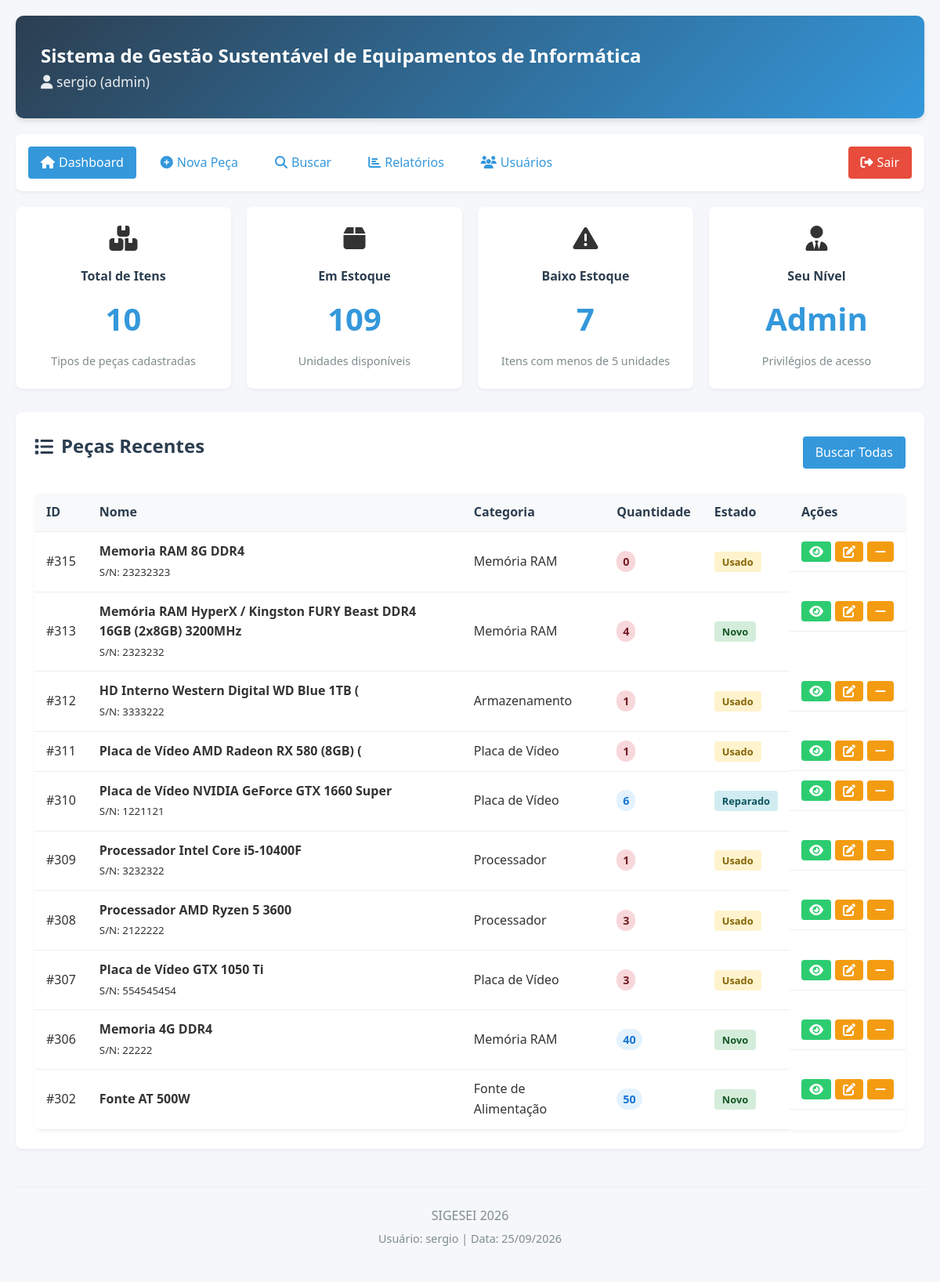
The page /index.php (signed in) on the database its author committed.
### tables this page shows
CREATE TABLE `pecas` (
  `id` int NOT NULL AUTO_INCREMENT,
  `nome` varchar(200) NOT NULL,
  `descricao` text,
  `categoria_id` int DEFAULT NULL,
  `quantidade` int NOT NULL DEFAULT '0',
  `estado` enum('novo','usado','reparado','danificado') NOT NULL,
  `localizacao` varchar(100) DEFAULT NULL,
  `numero_serie` varchar(100) DEFAULT NULL,
  `data_aquisicao` date DEFAULT NULL,
  `data_cadastro` timestamp NULL DEFAULT CURRENT_TIMESTAMP,
  `observacoes` text,
  `usuario_id` int DEFAULT NULL,
  PRIMARY KEY (`id`),
  KEY `categoria_id` (`categoria_id`),
  KEY `usuario_id` (`usuario_id`),
  CONSTRAINT `pecas_ibfk_1` FOREIGN KEY (`categoria_id`) REFERENCES `categorias` (`id`) ON DELETE SET NULL,
  CONSTRAINT `pecas_ibfk_2` FOREIGN KEY (`usuario_id`) REFERENCES `usuarios` (`id`)
);

CREATE TABLE `categorias` (
  `id` int NOT NULL AUTO_INCREMENT,
  `nome` varchar(100) NOT NULL,
  `descricao` text,
  `created_at` timestamp NULL DEFAULT CURRENT_TIMESTAMP,
  PRIMARY KEY (`id`)
);

### includes/auth.php (called while the page is built, shortened)
<?php
class Auth
{
    public static function estaLogado()
    {
        return isset($_SESSION['usuario_id']) && $_SESSION['usuario_logado'] === true;
    }
    public static function temNivel($nivelRequerido)
    {
        $nivelUsuario = $_SESSION['usuario_nivel'] ?? 'tecnico';
        return (self::NIVEIS[$nivelUsuario] ?? 0) >= (self::NIVEIS[$nivelRequerido] ?? 99);
    }
    public static function usuarioAtual()
    {
        return [
            'id'    => $_SESSION['usuario_id'],
            'nome'  => $_SESSION['usuario_nome'],
            'email' => $_SESSION['usuario_email'],
            'nivel' => $_SESSION['usuario_nivel'],
        ];
    }
}

### includes/funcoes.php (called while the page is built, shortened)
<?php
class Funcoes
{
    public static function listarPecas($filtro = '')
    {
        $db  = Conexao::getConexao();
        $sql = "SELECT p.*, c.nome AS categoria_nome
                FROM pecas p
                LEFT JOIN categorias c ON p.categoria_id = c.id";
        $sql .= " ORDER BY p.data_cadastro DESC";
        $stmt = $db->prepare($sql);
        $stmt->execute();
        return $stmt->fetchAll();
    }
    public static function obterEstatisticas()
    {
        $db = Conexao::getConexao();
        $totalPecas = $db->query("SELECT COUNT(*) AS total FROM pecas")->fetch()['total'];
        $totalEstoque = $db->query("SELECT SUM(quantidade) AS total FROM pecas")->fetch()['total'] ?? 0;
        $baixoEstoque = $db->query("SELECT COUNT(*) AS total FROM pecas WHERE quantidade < 5")->fetch()['total'];
        $sqlUltimaEntrada = "SELECT h.*, p.nome AS peca_nome
                             FROM historico h
                             LEFT JOIN pecas p ON h.peca_id = p.id
                             WHERE h.tipo_movimentacao = 'entrada'
                             ORDER BY h.data_movimentacao DESC
                             LIMIT 1";
        $sqlUltimaSaida = "SELECT h.*, p.nome AS peca_nome
                           FROM historico h
                           LEFT JOIN pecas p ON h.peca_id = p.id
                           WHERE h.tipo_movimentacao IN ('saida', 'uso', 'descarte')
                           ORDER BY h.data_movimentacao DESC
                           LIMIT 1";
        $sqlMaisMovimentadas = "SELECT p.nome, COUNT(h.id) AS total_movimentacoes
                                FROM historico h
                                LEFT JOIN pecas p ON h.peca_id = p.id
                                GROUP BY h.peca_id
                                ORDER BY total_movimentacoes DESC
                                LIMIT 5";
        return [
            'total_pecas'       => $totalPecas,
            'total_estoque'     => $totalEstoque,
            'baixo_estoque'     => $baixoEstoque,
            'ultima_entrada'    => $db->query($sqlUltimaEntrada)->fetch(),
            'ultima_saida'      => $db->query($sqlUltimaSaida)->fetch(),
            'mais_movimentadas' => $db->query($sqlMaisMovimentadas)->fetchAll(),
        ];
    }
}

### index.php (the view, shortened to what this page needs)
<?php
require_once __DIR__ . '/includes/auth.php';
require_once __DIR__ . '/includes/funcoes.php';
$usuario = Auth::usuarioAtual();
$estatisticas = Funcoes::obterEstatisticas();
$totalPecas   = $estatisticas['total_pecas'];
$totalEstoque = $estatisticas['total_estoque'];
$baixoEstoque = $estatisticas['baixo_estoque'];
$pecas = Funcoes::listarPecas('');
function classeDoEstado(string $estado): string
{
    return match ($estado) {
        'novo'       => 'estado-novo',
        'usado'      => 'estado-usado',
        'reparado'   => 'estado-reparado',
        'danificado' => 'estado-danificado',
        default      => '',
    };
}
?>
<!DOCTYPE html>
<html lang="pt-BR">
<head>
    <link rel="stylesheet" href="css/estilo.css">
    <link rel="stylesheet" href="https://cdnjs.cloudflare.com/ajax/libs/font-awesome/6.4.0/css/all.min.css">
</head>
<body>
    <div class="container">
        <header>
            <h2><?php echo SITE_DESCRICAO; ?></h2>
            <p class="subtitle">
                <i class="fas fa-user"></i>
                <?php echo htmlspecialchars($usuario['nome']); ?>
                <span class="nivel-usuario">(<?php echo $usuario['nivel']; ?>)</span>
            </p>
        </header>
        <nav class="navbar">
            <a href="index.php" class="active"><i class="fas fa-home"></i> Dashboard</a>
            <a href="cadastrar.php"><i class="fas fa-plus-circle"></i> Nova Peça</a>
            <a href="buscar.php"><i class="fas fa-search"></i> Buscar</a>
            <?php if (Auth::temNivel('supervisor')): ?>
                <a href="relatorios.php"><i class="fas fa-chart-bar"></i> Relatórios</a>
            <?php endif; ?>
            <?php if (Auth::temNivel('admin')): ?>
                <a href="usuarios.php"><i class="fas fa-users"></i> Usuários</a>
            <?php endif; ?>
            <a href="logout.php" style="margin-left: auto; background: #e74c3c; color: white;">
                <i class="fas fa-sign-out-alt"></i> Sair
            </a>
        </nav>
        <main>
            <div class="dashboard-stats">
                <div class="stat-card">
                    <div class="stat-icon stat-icon-azul">
                        <i class="fas fa-boxes fa-2x"></i>
                    </div>
                    <h3>Total de Itens</h3>
                    <p class="stat-number"><?php echo $totalPecas; ?></p>
                    <p class="stat-desc">Tipos de peças cadastradas</p>
                </div>
                <div class="stat-card">
                    <div class="stat-icon stat-icon-verde">
                        <i class="fas fa-box fa-2x"></i>
                    </div>
                    <h3>Em Estoque</h3>
                    <p class="stat-number"><?php echo $totalEstoque; ?></p>
                    <p class="stat-desc">Unidades disponíveis</p>
                </div>
                <div class="stat-card">
                    <div class="stat-icon stat-icon-vermelho">
                        <i class="fas fa-exclamation-triangle fa-2x"></i>
                    </div>
                    <h3>Baixo Estoque</h3>
                    <p class="stat-number"><?php echo $baixoEstoque; ?></p>
                    <p class="stat-desc">Itens com menos de 5 unidades</p>
                </div>
                <div class="stat-card">
                    <div class="stat-icon stat-icon-roxo">
                        <i class="fas fa-user-tie fa-2x"></i>
                    </div>
                    <h3>Seu Nível</h3>
                    <p class="stat-number stat-number-menor"><?php echo ucfirst($usuario['nivel']); ?></p>
                    <p class="stat-desc">Privilégios de acesso</p>
                </div>
            </div>
            <div class="dashboard-section">
                <div class="section-header">
                    <h2><i class="fas fa-list"></i> Peças Recentes</h2>
                    <a href="buscar.php" class="btn-primary">Buscar Todas</a>
                </div>
                <?php if (empty($pecas)): ?>
                    <div class="empty-state">
                        <i class="fas fa-box-open fa-3x"></i>
                        <h3>Nenhuma peça cadastrada</h3>
                        <p>Comece cadastrando sua primeira peça</p>
                        <a href="cadastrar.php" class="btn-primary">
                            <i class="fas fa-plus-circle"></i> Cadastrar Primeira Peça
                        </a>
                    </div>
                <?php else: ?>
                    <div class="table-responsive">
                        <table class="pecas-table">
                            <thead>
                                <tr>
                                    <th>ID</th>
                                    <th>Nome</th>
                                    <th>Categoria</th>
                                    <th>Quantidade</th>
                                    <th>Estado</th>
                                    <th>Ações</th>
                                </tr>
                            </thead>
                            <tbody>
                                <?php foreach (array_slice($pecas, 0, 15) as $peca): ?>
                                    <tr>
                                        <td>#<?php echo $peca['id']; ?></td>
                                        <td>
                                            <strong><?php echo htmlspecialchars($peca['nome']); ?></strong>
                                            <?php if (!empty($peca['numero_serie'])): ?>
                                                <br><small>S/N: <?php echo htmlspecialchars($peca['numero_serie']); ?></small>
                                            <?php endif; ?>
                                        </td>
                                        <td><?php echo htmlspecialchars($peca['categoria_nome']); ?></td>
                                        <td>
                                            <span class="quantidade-badge <?php echo $peca['quantidade'] < 5 ? 'estoque-baixo' : ''; ?>">
                                                <?php echo $peca['quantidade']; ?>
                                            </span>
                                        </td>
                                        <td>
                                            <span class="estado-badge <?php echo classeDoEstado($peca['estado']); ?>">
                                                <?php echo ucfirst($peca['estado']); ?>
                                            </span>
                                        </td>
                                        <td class="actions">
                                            <a href="visualizar.php?id=<?php echo $peca['id']; ?>"
                                               class="btn-view" title="Visualizar">
                                                <i class="fas fa-eye"></i>
                                            </a>
                                            <?php if (Auth::temNivel('supervisor')): ?>
                                                <a href="editar.php?id=<?php echo $peca['id']; ?>"
                                                   class="btn-edit" title="Editar">
                                                    <i class="fas fa-edit"></i>
                                                </a>
                                            <?php endif; ?>
                                            <a href="movimentar.php?id=<?php echo $peca['id']; ?>&tipo=saida"
                                               class="btn-warning" title="Retirar">
                                                <i class="fas fa-minus"></i>
                                            </a>
                                        </td>
                                    </tr>
                                <?php endforeach; ?>
                            </tbody>
                        </table>
                    </div>
                <?php endif; ?>
            </div>
        </main>
        <footer>
            <p>SIGESEI <?php echo date('Y'); ?></p>
            <p class="footer-info">
                Usuário: <?php echo htmlspecialchars($usuario['nome']); ?> |
                Data: <?php echo date('d/m/Y'); ?>
            </p>
        </footer>
    </div>
</body>
</html>

### css/estilo.css (style rules this page uses)
* { margin: 0; padding: 0; box-sizing: border-box; }
body { font-family: 'Segoe UI', Tahoma, Geneva, Verdana, sans-serif; line-height: 1.6; color: #333; background-color: #f5f7fa; }
.container { max-width: 1200px; margin: 0 auto; padding: 20px; }
header { background: linear-gradient(135deg, #2c3e50 0%, #3498db 100%); color: white; padding: 2rem; border-radius: 10px; margin-bottom: 20px; box-shadow: 0 4px 6px rgba(0, 0, 0, 0.1); }
.subtitle { font-size: 1.1rem; opacity: 0.9; font-weight: 300; }
.navbar { background: white; padding: 1rem; border-radius: 8px; margin-bottom: 20px; display: flex; gap: 15px; align-items: center; box-shadow: 0 2px 4px rgba(0, 0, 0, 0.05); }
.navbar a { text-decoration: none; color: #3498db; padding: 8px 16px; border-radius: 4px; transition: all 0.3s ease; display: flex; align-items: center; gap: 5px; }
.navbar a.active { background-color: #3498db; color: white; }
.dashboard-stats { display: grid; grid-template-columns: repeat(auto-fit, minmax(250px, 1fr)); gap: 20px; margin-bottom: 30px; }
.stat-card { background: white; padding: 1.5rem; border-radius: 8px; box-shadow: 0 2px 4px rgba(0, 0, 0, 0.05); text-align: center; transition: transform 0.3s ease; }
.stat-card h3 { color: #2c3e50; font-size: 1rem; margin-bottom: 10px; display: flex; align-items: center; justify-content: center; gap: 8px; }
.stat-number { font-size: 2.5rem; font-weight: bold; color: #3498db; margin: 10px 0; }
.stat-desc { color: #7f8c8d; font-size: 0.9rem; }
.table-responsive { overflow-x: auto; background: white; border-radius: 8px; box-shadow: 0 2px 4px rgba(0, 0, 0, 0.05); }
.pecas-table { width: 100%; border-collapse: collapse; }
.pecas-table th, .pecas-table td { padding: 12px 15px; text-align: left; border-bottom: 1px solid #eee; }
.pecas-table th { background-color: #f8f9fa; font-weight: 600; color: #2c3e50; }
.quantidade-badge { background: #e3f2fd; color: #1976d2; padding: 4px 8px; border-radius: 20px; font-weight: bold; font-size: 0.9rem; }
.estado-badge { padding: 4px 10px; border-radius: 4px; font-size: 0.8rem; font-weight: 600; }
.estado-novo { background: #d4edda; color: #155724; }
.estado-usado { background: #fff3cd; color: #856404; }
.estado-reparado { background: #d1ecf1; color: #0c5460; }
.btn-primary, .btn-secondary, .btn-delete, .btn-view, .btn-edit { padding: 8px 16px; border: none; border-radius: 4px; cursor: pointer; font-weight: 500; text-decoration: none; display: inline-flex; align-items: center; gap: 5px; transition: all 0.3s ease; }
.btn-primary { background: #3498db; color: white; }
.btn-view { background: #2ecc71; color: white; padding: 5px 10px; }
.btn-edit { background: #f39c12; color: white; padding: 5px 10px; }
.actions { display: flex; gap: 5px; }
footer { text-align: center; margin-top: 3rem; padding: 1.5rem; color: #7f8c8d; border-top: 1px solid #eee; }
.footer-info { font-size: 0.9rem; margin-top: 5px; }
.btn-success, .btn-warning, .btn-info, .btn-danger, .btn-link { padding: 10px 20px; border-radius: 4px; text-decoration: none; display: inline-flex; align-items: center; gap: 8px; font-weight: 500; transition: all 0.3s ease; }
.btn-warning { background: #ffc107; color: #212529; }
.dashboard-section { background: white; border-radius: 8px; padding: 1.5rem; margin-bottom: 1.5rem; box-shadow: 0 2px 4px rgba(0,0,0,0.05); }
.dashboard-section h2 { color: #2c3e50; margin-bottom: 1rem; display: flex; align-items: center; gap: 10px; }
.section-header { display: flex; justify-content: space-between; align-items: center; margin-bottom: 1.5rem; }
.stat-icon { margin-bottom: 1rem; text-align: center; }
.stat-card { text-align: center; position: relative; overflow: hidden; }
.estoque-baixo { background: #f8d7da !important; color: #721c24 !important; animation: pulse 2s infinite; }
.btn-warning { background: #f39c12; color: white; padding: 5px 10px; border-radius: 4px; text-decoration: none; display: inline-flex; align-items: center; gap: 5px; }

### rows shown on the page
pecas: id "315", nome "Memoria RAM 8G DDR4", numero_serie "23232323", categoria.nome "Memória RAM", quantidade "0", estado "Usado"
pecas: id "313", nome "Memória RAM HyperX / Kingston FURY Beast DDR4 16GB (2x8GB) 3200MHz", numero_serie "2323232", categoria.nome "Memória RAM", quantidade "4", estado "Novo"
pecas: id "312", nome "HD Interno Western Digital WD Blue 1TB (", numero_serie "3333222", categoria.nome "Armazenamento", quantidade "1", estado "Usado"
pecas: id "311", nome "Placa de Vídeo AMD Radeon RX 580 (8GB) (", categoria.nome "Placa de Vídeo", quantidade "1", estado "Usado"
pecas: id "310", nome "Placa de Vídeo NVIDIA GeForce GTX 1660 Super", numero_serie "1221121", categoria.nome "Placa de Vídeo", quantidade "6", estado "Reparado"
pecas: id "309", nome "Processador Intel Core i5-10400F", numero_serie "3232322", categoria.nome "Processador", quantidade "1", estado "Usado"
pecas: id "308", nome "Processador AMD Ryzen 5 3600", numero_serie "2122222", categoria.nome "Processador", quantidade "3", estado "Usado"
pecas: id "307", nome "Placa de Vídeo GTX 1050 Ti", numero_serie "554545454", categoria.nome "Placa de Vídeo", quantidade "3", estado "Usado"
pecas: id "306", nome "Memoria 4G DDR4", numero_serie "22222", categoria.nome "Memória RAM", quantidade "40", estado "Novo"
pecas: id "302", nome "Fonte AT 500W", categoria.nome "Fonte de Alimentação", quantidade "50", estado "Novo"

### other values the page prints
SITE_DESCRICAO "Sistema de Gestão Sustentável de Equipamentos de Informática"
$usuario['nome'] "sergio"
$usuario['nivel'] "admin"
$totalPecas "10"
$totalEstoque "109"
$baixoEstoque "7"
$usuario['nivel'] "Admin"
